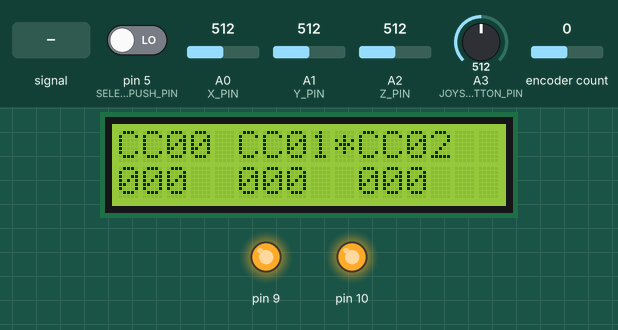
Recording of a sketch running on a simulated Arduino Leonardo, built with avr-gcc and run on an emulated ATmega32U4. Parts: 16×2 character LCD, output pins drawn as LEDs (lit = HIGH). The test bench sets the inputs (shaded band); at power-on: A0 (X_PIN) = 512, A1 (Y_PIN) = 512, pin 5 (SELECTION_ENCODER_PUSH_PIN) LOW, A2 (Z_PIN) = 512, A3 (JOYSTICK_BUTTON_PIN) = 512, encoder count 0. MIDI output is not drawn; pins used as bus, display or sensor lines are not drawn; what the sketch prints to the serial monitor is not drawn.

Above: at 1.2 s.
1.3 s: A0 (X_PIN) set to 70
At 1.8 s:
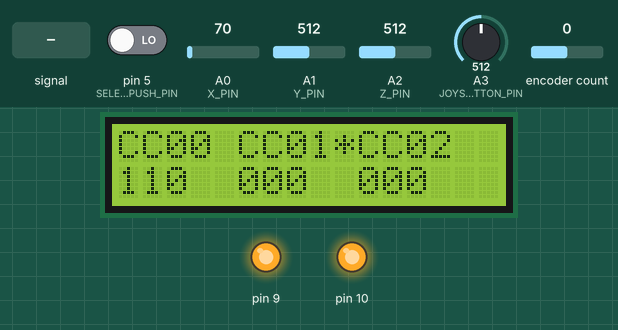
2.8 s: A0 (X_PIN) set to 59
At 3.9 s:
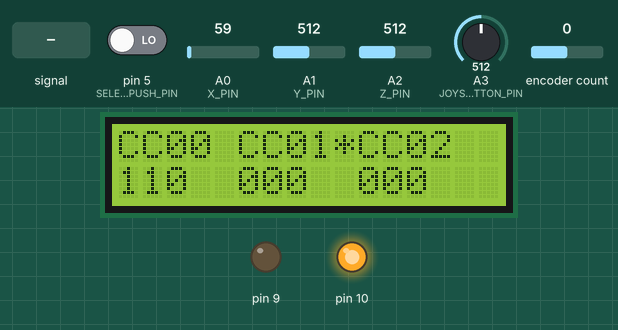
4.3 s: A1 (Y_PIN) set to 68
At 4.8 s:
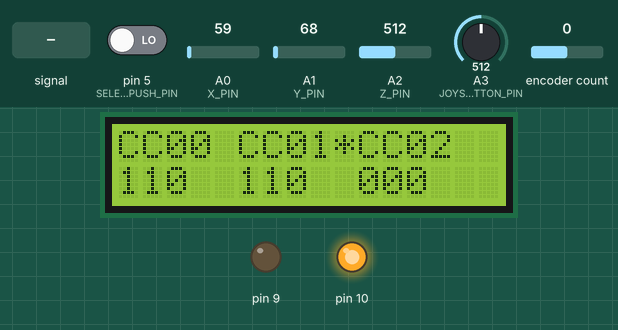
5.8 s: A1 (Y_PIN) set to 57
At 6.2 s:
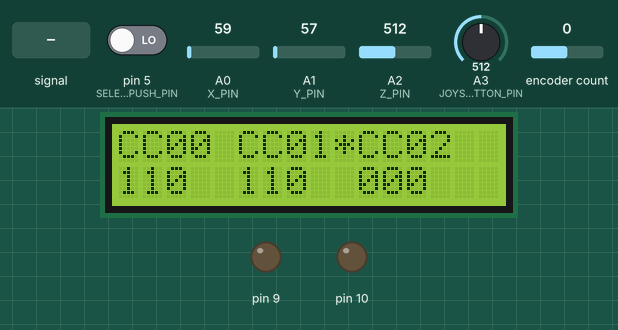
7.3 s: A2 (Z_PIN) fed a 200 Hz sine of ±81 counts around its level
At 7.58 s:
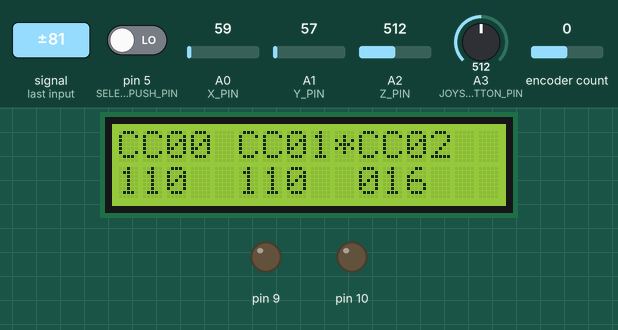
8.8 s: A0 (X_PIN) set to 110
At 8.96 s:
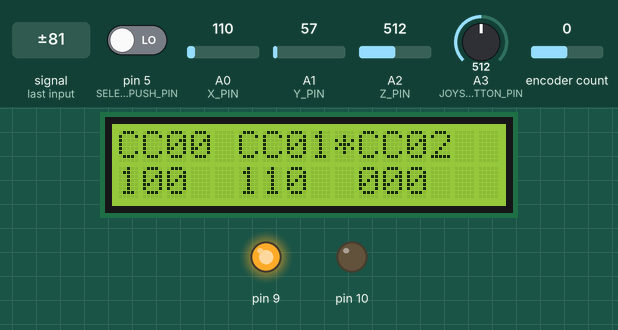
Timing chart, 0 to 11.6 s (numbered marks = the images above; inputs shaded):
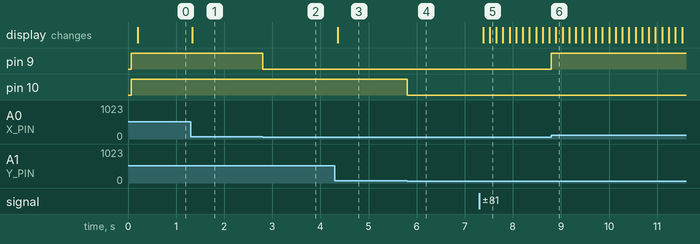

The sketch:

FunkStick.ino
```cpp
#include <Wire.h>
#include <ESPRotary.h>
#include <LiquidCrystal_I2C.h>
#include <USB-MIDI.h>

USBMIDI_CREATE_DEFAULT_INSTANCE();

#define X_PIN 0
#define Y_PIN 1
#define Z_PIN 2
#define JOYSTICK_BUTTON_PIN 3
#define SELECTION_ENCODER_PUSH_PIN 5

#define CLICKS_PER_STEP 4

ESPRotary ccSelectionEncoder;

LiquidCrystal_I2C lcd(0x27, 16, 2);

int ccChannel[] = {0, 1, 2};
int ccValue[] = {0, 0, 0};
int midiChannel = 1;
String encoderModes[] = {"MIDI Channel", "CC", "CC", "CC"};
int encoderModeIndex = 1;
boolean selectionPressed = false;
boolean joystickPressed = false;
int tick = 0;
boolean dirty = true;
int joystickButtonCount = 0;
int buttonNote = 0;
boolean noteOn = false;

void setup() {
  Serial.begin(115200);
  Serial.print("Starting Setup\n");
  setup_joystick();

  pinMode(9, OUTPUT);
  pinMode(10, OUTPUT);
  pinMode(11, OUTPUT);
  digitalWrite(11, HIGH);

  setup_encoders();

  lcd.init();
  lcd.backlight();

  MIDI.begin(midiChannel);

  Serial.print("Complete Setup\n");
}

void setRGB(int red, int green, int blue) {
    digitalWrite(9, red % 256);
    digitalWrite(10, green % 256);
    digitalWrite(11, blue % 256);
}

void setup_joystick() {
  pinMode(X_PIN, INPUT);
  pinMode(Y_PIN, INPUT);
  pinMode(Z_PIN, INPUT);
  pinMode(JOYSTICK_BUTTON_PIN, INPUT);
}

void setup_encoders() {
    pinMode(SELECTION_ENCODER_PUSH_PIN, INPUT);

    ccSelectionEncoder.begin(7, 11, CLICKS_PER_STEP);
    ccSelectionEncoder.setUpperBound(127);
    ccSelectionEncoder.setLowerBound(0);
    ccSelectionEncoder.setChangedHandler(rotateCCSelectionEncoder);
}

void loop() {
  int x = analogRead(X_PIN);
  int y = analogRead(Y_PIN);
  int z = analogRead(Z_PIN);

  tick = (tick + 1) % 100;
  if(tick == 0) {
    //printPosition(x, y, z);
  }

  setCCValues(x, y, z);

  setRGB((int)(pow(x, 2)/pow(1024.0, 2)*255.0), (int)(pow(y, 2)/pow(1024.0, 2)*255.0), (int)(pow(z, 2)/pow(1024.0,2)*255.0));

  loopEncoders();

  loopButtons();

  if(dirty && tick == 0) {
    lcdPrint();
    sendMIDI();
  }
}

void setCCValues(int x, int y, int z) {
  int new0 = scaleInt(x, 1024, 128);
  int new1 = scaleInt(y, 1024, 128);
  int new2 = scaleInt(z, 1024, 128);

  dirtySetValue(0, new0, 2);
  dirtySetValue(1, new1, 2);
  dirtySetValue(2, new2, 2);
}

void dirtySetValue(int index, int newValue, int minIncrement) {
  if(abs(ccValue[index] - newValue) > minIncrement) {
    ccValue[index] = newValue;
    dirty = true;
  }
}

int scaleInt(int x, int from, int to) {
  float mid = from/2.0;
  return (int)((to*1.0)/(from*1.0)*(abs(x-mid)*1.0))*2;
}

void sendMIDI() {
  MIDI.sendControlChange(ccChannel[0], ccValue[0], midiChannel);
  MIDI.sendControlChange(ccChannel[1], ccValue[1], midiChannel);
  MIDI.sendControlChange(ccChannel[2], ccValue[2], midiChannel);
}

void lcdPrint() {
  switch(encoderModeIndex) {
    case 0:
      lcd.setCursor(0,0);
      lcd.print("MIDI Channel: ");
      lcd.print(convertToTwoDigits(midiChannel));
      break;
    case 1:
    case 2:
    case 3:
      printCC(0, ccChannel[0], ccValue[0], encoderModeIndex == 1);
      printCC(5, ccChannel[1], ccValue[1], encoderModeIndex == 2);
      printCC(10, ccChannel[2], ccValue[2], encoderModeIndex == 3);
      break;
    case 4:
      printButtonNote();
      lcd.setCursor(15,0);
      lcd.print("*");
      break;
    default:
      lcd.setCursor(0,0);
      lcd.print("Funkstick");
  }
  dirty = false;
}

void printButtonNote() {
      lcd.setCursor(0,0);
      lcd.print("Button Note: ");
      lcd.print(convertToThreeDigits(buttonNote));
}

void printCC(int position, int channel, int value, boolean selected) {
      lcd.setCursor(position,0);
      lcd.print(printCCName(channel, selected));
      lcd.setCursor(position,1);
      lcd.print(convertToThreeDigits(value));
}

String printCCName(int channel, bool selected) {
  String text = "CC" + convertToTwoDigits(channel);
  if(selected) {
    text = text + "*";
  }
  return text;
}

String convertToTwoDigits(int value) {
  if(value < 10) {
    return "0"+String(value);
  }
  return String(value);
}

String convertToThreeDigits(int value) {
  if(value < 10) {
    return "00"+String(value);
  }
  if(value < 100) {
    return "0"+String(value);
  }
  return String(value);
}

void loopButtons() {
  if(isJoystickButtonClicked()) {
    onJoystickButtonClicked();
  }

  if(isSelectionButtonClicked()) {
    onSelectionButtonClicked();
  }
}

void loopEncoders() {
  ccSelectionEncoder.loop();
}

void printPosition(int x, int y, int z) {

  Serial.print(x);
  Serial.print(", ");
  Serial.print(y);
  Serial.print(", ");
  Serial.print(z);
  Serial.print("  :  ");
  Serial.print(encoderModes[encoderModeIndex]);
  Serial.print(", ");
  Serial.print(ccChannel[0]);
  Serial.print(", ");
  Serial.print(ccValue[0]);
  Serial.print(", ");
  Serial.print(ccChannel[1]);
  Serial.print(", ");
  Serial.print(ccValue[1]);
  Serial.print(", ");
  Serial.print(ccChannel[2]);
  Serial.print(", ");
  Serial.print(ccValue[2]);
  Serial.print(", ");
  Serial.print(midiChannel);
  Serial.print("  :  ");
  Serial.print(joystickPressed);
  Serial.print(", ");
  Serial.print(selectionPressed);
  Serial.print("\n");
}

void onJoystickButtonClicked() {
    if(joystickButtonCount == 10) {
      onJoystickButtonHeld();
    }
}

void onJoystickButtonHeld() {
  Serial.println(noteOn);
  if(noteOn) {
    MIDI.sendNoteOff(buttonNote, 00, midiChannel);
    noteOn = false;
  } else {
    MIDI.sendNoteOn(buttonNote, 127, midiChannel);
    noteOn = true;
  }
}

void onSelectionButtonClicked() {
  encoderModeIndex = (encoderModeIndex + 1) % 5;

  if(encoderModeIndex == 0) {
    ccSelectionEncoder.setUpperBound(16);
    ccSelectionEncoder.setLowerBound(1);
  } if(encoderModeIndex < 5)  {
    ccSelectionEncoder.setUpperBound(127);
    ccSelectionEncoder.setLowerBound(0);
  } else {
    ccSelectionEncoder.setUpperBound(127);
    ccSelectionEncoder.setLowerBound(0);
  }

  dirty = true;
  lcd.clear();
}


bool isSelectionButtonClicked() {
  int val = digitalRead(SELECTION_ENCODER_PUSH_PIN);
  if(val < 1 && selectionPressed == false) {
    selectionPressed = true;
    return true;
  }
  if(val >= 1) {
    selectionPressed = false;
  }
  return false;
}

bool isJoystickButtonClicked() {
  int val = analogRead(JOYSTICK_BUTTON_PIN);

  int z = analogRead(Z_PIN);
  if(z < 512*.25 || z > 512*1.75) {
    val = 500;
  }

  if(val < 10 && joystickPressed == false) {
    joystickPressed = true;
    return true;
  }
  if(val < 10 && joystickPressed == true) {
    joystickButtonCount++;
    joystickPressed = true;
    return true;
  }
  joystickButtonCount = 0;
  joystickPressed = false;
  return false;
}

void rotateCCSelectionEncoder(ESPRotary& r) {
  switch(encoderModeIndex) {
    case 0:
      midiChannel = r.getPosition();
      break;
    case 1:
      ccChannel[0] = r.getPosition();
      break;
    case 2:
      ccChannel[1] = r.getPosition();
      break;
    case 3:
      ccChannel[2] = r.getPosition();
      break;
    case 4:
      buttonNote = r.getPosition();
      break;
  }
  dirty = true;
}
```

Measured:
- the behaviour switches between 65 and 64 on A0 (X_PIN) (found by bisection; images 1 and 2)
- the behaviour switches between 65 and 64 on A1 (Y_PIN) (found by bisection; images 3 and 4)
- after the input at 1.3 s, the display: changes at once (image 1)
- after the input at 2.8 s, pin 9: HIGH → LOW at once
- after the input at 4.3 s, the display: changes after 0.06 s (image 3)
- after the input at 5.8 s, pin 10: HIGH → LOW at once
- after the input at 7.3 s, the display: first changes after 0.08 s (image 5 shows a later state)
- after the input at 8.8 s, pin 9: LOW → HIGH at once
